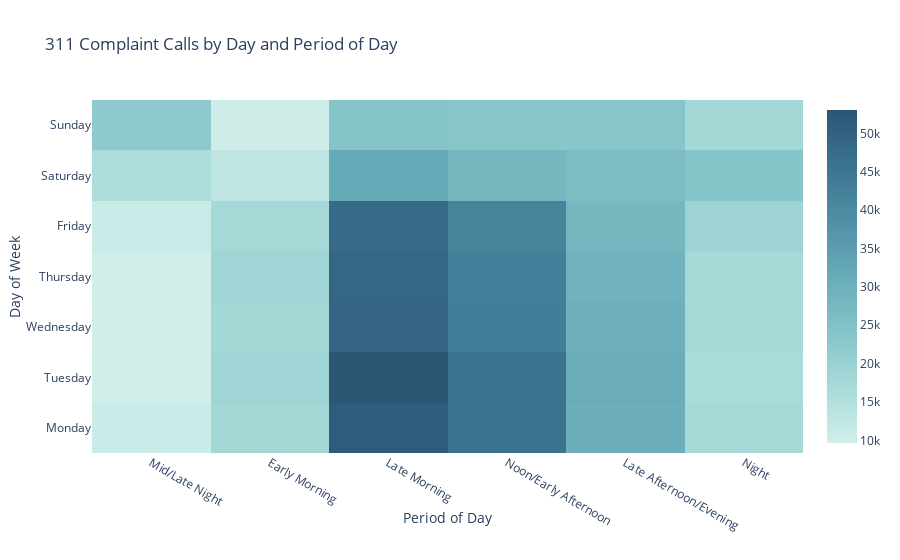

The notebook cell saved with this chart:
### Code cell
periodday_fig = go.Figure(data=go.Heatmap(
                   z=[x for x in periodarray],
                   y=[x for x in perioddayindex],
                   x=[x for x in timeanddayct_df.columns],
                colorscale = "Teal", opacity = 1))
periodday_fig.update_layout(
    title="311 Complaint Calls by Day and Period of Day",
    xaxis_title="Period of Day",
    yaxis_title="Day of Week",)
periodday_fig.show()

### Figure 1 — Plotly figure (JSON) as saved in the notebook; plotly's stock layout.template omitted (floating-point values rounded to 4 significant figures)
{"data": [{"colorscale": [[0, "rgb(209, 238, 234)"], [0.1667, "rgb(168, 219, 217)"], [0.3333, "rgb(133, 196, 201)"], [0.5, "rgb(104, 171, 184)"], [0.6667, "rgb(79, 144, 166)"], [0.8333, "rgb(59, 115, 143)"], [1, "rgb(42, 86, 116)"]], "opacity": 1, "type": "heatmap", "x": ["Mid/Late Night", "Early Morning", "Late Morning", "Noon/Early Afternoon", "Late Afternoon/Evening", "Night"], "y": ["Monday", "Tuesday", "Wednesday", "Thursday", "Friday", "Saturday", "Sunday"], "z": [[10659, 18161, 51280, 45871, 30395, 17305], [9793, 18786, 53042, 45837, 30726, 16890], [9649, 18212, 48995, 43132, 30036, 17454], [9935, 18770, 48922, 42751, 29384, 17510], [10997, 17662, 47531, 41676, 27958, 19244], [15932, 12863, 31867, 27834, 25986, 24038], [22192, 10215, 24191, 23480, 23770, 17921]]}], "layout": {"title": {"text": "311 Complaint Calls by Day and Period of Day"}, "xaxis": {"title": {"text": "Period of Day"}}, "yaxis": {"title": {"text": "Day of Week"}}}}
